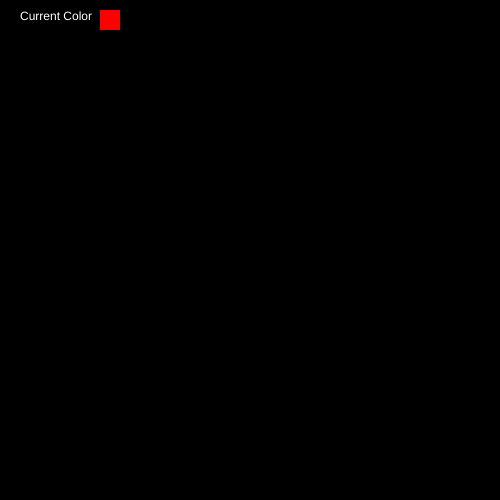
Frame 1 (no input)
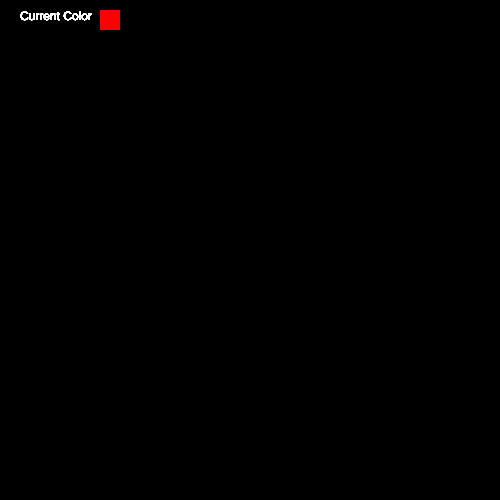
Frame 60 (no input)
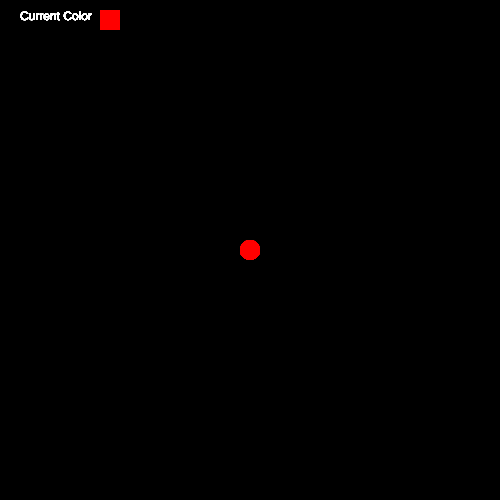
Frame 120 (the mouse pressed at the canvas centre since frame 60)

The p5.js sketch that drew these frames (run headless with seeded random() and noise() and a simulated clock; from frame 60 on, the mouse is pressed at the canvas centre):

// p5.js sketch
// ── sketch.js

var currentColor="red";
function preload(){
}

function setup() {
    var canvas = createCanvas(500, 500);

    noStroke();
    background("black");
}


function draw(){
    fill("white");
    text("Current Color", 20, 20 );
    fill(currentColor);
    rect(100,10, 20,20);

    if(mouseIsPressed){
        fill(currentColor);
        ellipse(mouseX, mouseY, 20);
    }



}

function changeColor(tag){
    currentColor = tag.id;
}
